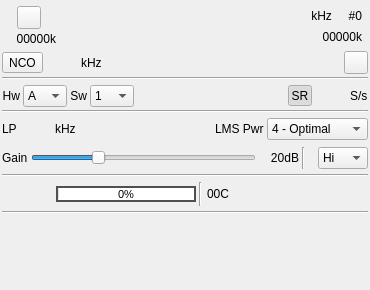
<?xml version="1.0" encoding="UTF-8"?>
<ui version="4.0">
 <class>XTRXOutputGUI</class>
 <widget class="QWidget" name="XTRXOutputGUI">
  <property name="geometry">
   <rect>
    <x>0</x>
    <y>0</y>
    <width>370</width>
    <height>290</height>
   </rect>
  </property>
  <property name="sizePolicy">
   <sizepolicy hsizetype="Minimum" vsizetype="Minimum">
    <horstretch>0</horstretch>
    <verstretch>0</verstretch>
   </sizepolicy>
  </property>
  <property name="minimumSize">
   <size>
    <width>360</width>
    <height>290</height>
   </size>
  </property>
  <property name="font">
   <font>
    <family>Liberation Sans</family>
    <pointsize>9</pointsize>
   </font>
  </property>
  <property name="windowTitle">
   <string>XTRX output</string>
  </property>
  <layout class="QVBoxLayout" name="verticalLayout">
   <property name="spacing">
    <number>3</number>
   </property>
   <property name="leftMargin">
    <number>2</number>
   </property>
   <property name="topMargin">
    <number>2</number>
   </property>
   <property name="rightMargin">
    <number>2</number>
   </property>
   <property name="bottomMargin">
    <number>2</number>
   </property>
   <item>
    <layout class="QHBoxLayout" name="horizontalLayout_freq">
     <property name="topMargin">
      <number>4</number>
     </property>
     <item>
      <layout class="QVBoxLayout" name="freqLeftLayout">
       <item>
        <layout class="QHBoxLayout" name="freqLeftTopLayout">
         <item>
          <widget class="ButtonSwitch" name="startStop">
           <property name="toolTip">
            <string>start/stop generation</string>
           </property>
           <property name="text">
            <string/>
           </property>
           <property name="icon">
            <iconset resource="../../../sdrgui/resources/res.qrc">
             <normaloff>:/play.png</normaloff>
             <normalon>:/stop.png</normalon>:/play.png</iconset>
           </property>
          </widget>
         </item>
        </layout>
       </item>
       <item>
        <layout class="QHBoxLayout" name="freqLeftBotLayout">
         <item>
          <widget class="QLabel" name="dacRateLabel">
           <property name="minimumSize">
            <size>
             <width>54</width>
             <height>0</height>
            </size>
           </property>
           <property name="toolTip">
            <string>ADC rate before hardware downsampling (k or MS/s)</string>
           </property>
           <property name="text">
            <string>00000k</string>
           </property>
           <property name="alignment">
            <set>Qt::AlignRight|Qt::AlignTrailing|Qt::AlignVCenter</set>
           </property>
          </widget>
         </item>
        </layout>
       </item>
      </layout>
     </item>
     <item>
      <spacer name="freqLeftSpacer">
       <property name="orientation">
        <enum>Qt::Horizontal</enum>
       </property>
       <property name="sizeHint" stdset="0">
        <size>
         <width>0</width>
         <height>0</height>
        </size>
       </property>
      </spacer>
     </item>
     <item>
      <widget class="ValueDial" name="centerFrequency" native="true">
       <property name="sizePolicy">
        <sizepolicy hsizetype="Maximum" vsizetype="Maximum">
         <horstretch>0</horstretch>
         <verstretch>0</verstretch>
        </sizepolicy>
       </property>
       <property name="minimumSize">
        <size>
         <width>32</width>
         <height>16</height>
        </size>
       </property>
       <property name="font">
        <font>
         <family>Liberation Mono</family>
         <pointsize>20</pointsize>
         <weight>50</weight>
         <bold>false</bold>
        </font>
       </property>
       <property name="cursor">
        <cursorShape>PointingHandCursor</cursorShape>
       </property>
       <property name="focusPolicy">
        <enum>Qt::StrongFocus</enum>
       </property>
       <property name="toolTip">
        <string>Main center frequency in kHz</string>
       </property>
      </widget>
     </item>
     <item>
      <layout class="QVBoxLayout" name="freqRightLayout">
       <property name="leftMargin">
        <number>6</number>
       </property>
       <property name="rightMargin">
        <number>6</number>
       </property>
       <item>
        <layout class="QHBoxLayout" name="freqRightTopLayout">
         <item>
          <widget class="QLabel" name="freqUnits">
           <property name="text">
            <string> kHz</string>
           </property>
          </widget>
         </item>
         <item>
          <widget class="QLabel" name="channelNumberText">
           <property name="minimumSize">
            <size>
             <width>20</width>
             <height>0</height>
            </size>
           </property>
           <property name="toolTip">
            <string>Channel number</string>
           </property>
           <property name="text">
            <string>#0</string>
           </property>
           <property name="alignment">
            <set>Qt::AlignRight|Qt::AlignTrailing|Qt::AlignVCenter</set>
           </property>
          </widget>
         </item>
        </layout>
       </item>
       <item>
        <layout class="QHBoxLayout" name="freqRightBotLayout">
         <item>
          <widget class="QLabel" name="deviceRateText">
           <property name="minimumSize">
            <size>
             <width>54</width>
             <height>0</height>
            </size>
           </property>
           <property name="toolTip">
            <string>Baseband I/Q sample rate kS/s</string>
           </property>
           <property name="text">
            <string>00000k</string>
           </property>
           <property name="alignment">
            <set>Qt::AlignRight|Qt::AlignTrailing|Qt::AlignVCenter</set>
           </property>
          </widget>
         </item>
        </layout>
       </item>
      </layout>
     </item>
    </layout>
   </item>
   <item>
    <layout class="QHBoxLayout" name="horizontalLayout">
     <property name="topMargin">
      <number>2</number>
     </property>
     <item>
      <widget class="ButtonSwitch" name="ncoEnable">
       <property name="toolTip">
        <string>Enable the TSP NCO</string>
       </property>
       <property name="text">
        <string>NCO</string>
       </property>
      </widget>
     </item>
     <item>
      <widget class="ValueDialZ" name="ncoFrequency" native="true">
       <property name="sizePolicy">
        <sizepolicy hsizetype="Maximum" vsizetype="Maximum">
         <horstretch>0</horstretch>
         <verstretch>0</verstretch>
        </sizepolicy>
       </property>
       <property name="minimumSize">
        <size>
         <width>32</width>
         <height>16</height>
        </size>
       </property>
       <property name="font">
        <font>
         <family>Liberation Mono</family>
         <pointsize>12</pointsize>
         <weight>50</weight>
         <bold>false</bold>
        </font>
       </property>
       <property name="cursor">
        <cursorShape>PointingHandCursor</cursorShape>
       </property>
       <property name="toolTip">
        <string>Center frequency with NCO engaged (kHz)</string>
       </property>
      </widget>
     </item>
     <item>
      <widget class="QLabel" name="ncoUnits">
       <property name="text">
        <string>kHz</string>
       </property>
      </widget>
     </item>
     <item>
      <spacer name="horizontalSpacer_2">
       <property name="orientation">
        <enum>Qt::Horizontal</enum>
       </property>
       <property name="sizeHint" stdset="0">
        <size>
         <width>40</width>
         <height>20</height>
        </size>
       </property>
      </spacer>
     </item>
     <item>
      <widget class="ExternalClockButton" name="extClock">
       <property name="toolTip">
        <string>External clock dialog</string>
       </property>
       <property name="text">
        <string/>
       </property>
       <property name="icon">
        <iconset resource="../../../sdrgui/resources/res.qrc">
         <normaloff>:/clocksource.png</normaloff>:/clocksource.png</iconset>
       </property>
      </widget>
     </item>
    </layout>
   </item>
   <item>
    <widget class="Line" name="line_lna">
     <property name="orientation">
      <enum>Qt::Horizontal</enum>
     </property>
    </widget>
   </item>
   <item>
    <layout class="QHBoxLayout" name="ncoSampleRateLayout">
     <property name="topMargin">
      <number>2</number>
     </property>
     <item>
      <widget class="QLabel" name="hwInterpLabel">
       <property name="text">
        <string>Hw</string>
       </property>
       <property name="alignment">
        <set>Qt::AlignRight|Qt::AlignTrailing|Qt::AlignVCenter</set>
       </property>
      </widget>
     </item>
     <item>
      <widget class="QComboBox" name="hwInterp">
       <property name="maximumSize">
        <size>
         <width>50</width>
         <height>16777215</height>
        </size>
       </property>
       <property name="toolTip">
        <string>TSP hardware decimation factor</string>
       </property>
       <property name="currentIndex">
        <number>0</number>
       </property>
       <item>
        <property name="text">
         <string>A</string>
        </property>
       </item>
       <item>
        <property name="text">
         <string>2</string>
        </property>
       </item>
       <item>
        <property name="text">
         <string>4</string>
        </property>
       </item>
       <item>
        <property name="text">
         <string>8</string>
        </property>
       </item>
       <item>
        <property name="text">
         <string>16</string>
        </property>
       </item>
       <item>
        <property name="text">
         <string>32</string>
        </property>
       </item>
      </widget>
     </item>
     <item>
      <widget class="QLabel" name="swInterpLabel">
       <property name="text">
        <string>Sw</string>
       </property>
       <property name="alignment">
        <set>Qt::AlignRight|Qt::AlignTrailing|Qt::AlignVCenter</set>
       </property>
      </widget>
     </item>
     <item>
      <widget class="QComboBox" name="swInterp">
       <property name="maximumSize">
        <size>
         <width>50</width>
         <height>16777215</height>
        </size>
       </property>
       <property name="toolTip">
        <string>Software decimation factor</string>
       </property>
       <property name="currentIndex">
        <number>0</number>
       </property>
       <item>
        <property name="text">
         <string>1</string>
        </property>
       </item>
       <item>
        <property name="text">
         <string>2</string>
        </property>
       </item>
       <item>
        <property name="text">
         <string>4</string>
        </property>
       </item>
       <item>
        <property name="text">
         <string>8</string>
        </property>
       </item>
       <item>
        <property name="text">
         <string>16</string>
        </property>
       </item>
       <item>
        <property name="text">
         <string>32</string>
        </property>
       </item>
       <item>
        <property name="text">
         <string>64</string>
        </property>
       </item>
      </widget>
     </item>
     <item>
      <spacer name="horizontalSpacer_4">
       <property name="orientation">
        <enum>Qt::Horizontal</enum>
       </property>
       <property name="sizeHint" stdset="0">
        <size>
         <width>40</width>
         <height>20</height>
        </size>
       </property>
      </spacer>
     </item>
     <item>
      <widget class="QToolButton" name="sampleRateMode">
       <property name="minimumSize">
        <size>
         <width>24</width>
         <height>0</height>
        </size>
       </property>
       <property name="maximumSize">
        <size>
         <width>24</width>
         <height>16777215</height>
        </size>
       </property>
       <property name="toolTip">
        <string>Toggle between device to host (SR) and base band (BB) sample rate input</string>
       </property>
       <property name="text">
        <string>SR</string>
       </property>
       <property name="checkable">
        <bool>true</bool>
       </property>
       <property name="checked">
        <bool>true</bool>
       </property>
      </widget>
     </item>
     <item>
      <widget class="ValueDial" name="sampleRate" native="true">
       <property name="sizePolicy">
        <sizepolicy hsizetype="Maximum" vsizetype="Maximum">
         <horstretch>0</horstretch>
         <verstretch>0</verstretch>
        </sizepolicy>
       </property>
       <property name="minimumSize">
        <size>
         <width>32</width>
         <height>16</height>
        </size>
       </property>
       <property name="font">
        <font>
         <family>Liberation Mono</family>
         <pointsize>12</pointsize>
         <weight>50</weight>
         <bold>false</bold>
        </font>
       </property>
       <property name="cursor">
        <cursorShape>PointingHandCursor</cursorShape>
       </property>
       <property name="toolTip">
        <string>Device to host sample rate</string>
       </property>
      </widget>
     </item>
     <item>
      <widget class="QLabel" name="samplerateUnit">
       <property name="text">
        <string>S/s</string>
       </property>
      </widget>
     </item>
    </layout>
   </item>
   <item>
    <widget class="Line" name="line_freq">
     <property name="orientation">
      <enum>Qt::Horizontal</enum>
     </property>
    </widget>
   </item>
   <item>
    <layout class="QHBoxLayout" name="lpfLayout">
     <property name="topMargin">
      <number>2</number>
     </property>
     <property name="bottomMargin">
      <number>2</number>
     </property>
     <item>
      <widget class="QLabel" name="lpfLabel">
       <property name="text">
        <string>LP</string>
       </property>
      </widget>
     </item>
     <item>
      <widget class="ValueDial" name="lpf" native="true">
       <property name="sizePolicy">
        <sizepolicy hsizetype="Maximum" vsizetype="Maximum">
         <horstretch>0</horstretch>
         <verstretch>0</verstretch>
        </sizepolicy>
       </property>
       <property name="minimumSize">
        <size>
         <width>32</width>
         <height>16</height>
        </size>
       </property>
       <property name="font">
        <font>
         <family>Liberation Mono</family>
         <pointsize>12</pointsize>
         <weight>50</weight>
         <bold>false</bold>
        </font>
       </property>
       <property name="cursor">
        <cursorShape>PointingHandCursor</cursorShape>
       </property>
       <property name="toolTip">
        <string>Analog lowpass filer bandwidth (kHz)</string>
       </property>
      </widget>
     </item>
     <item>
      <widget class="QLabel" name="lpfUnits">
       <property name="text">
        <string>kHz</string>
       </property>
      </widget>
     </item>
     <item>
      <spacer name="horizontalSpacer_6">
       <property name="orientation">
        <enum>Qt::Horizontal</enum>
       </property>
       <property name="sizeHint" stdset="0">
        <size>
         <width>40</width>
         <height>20</height>
        </size>
       </property>
      </spacer>
     </item>
     <item>
      <widget class="QLabel" name="pwrmodeLabel">
       <property name="text">
        <string>LMS Pwr</string>
       </property>
      </widget>
     </item>
     <item>
      <widget class="QComboBox" name="pwrmode">
       <property name="minimumSize">
        <size>
         <width>50</width>
         <height>0</height>
        </size>
       </property>
       <property name="toolTip">
        <string>Power mode</string>
       </property>
       <property name="currentIndex">
        <number>4</number>
       </property>
       <item>
        <property name="text">
         <string>0 - Save Max</string>
        </property>
       </item>
       <item>
        <property name="text">
         <string>1</string>
        </property>
       </item>
       <item>
        <property name="text">
         <string>2</string>
        </property>
       </item>
       <item>
        <property name="text">
         <string>3 - Economy</string>
        </property>
       </item>
       <item>
        <property name="text">
         <string>4 - Optimal</string>
        </property>
       </item>
       <item>
        <property name="text">
         <string>5</string>
        </property>
       </item>
       <item>
        <property name="text">
         <string>6</string>
        </property>
       </item>
       <item>
        <property name="text">
         <string>7 - Perf Max</string>
        </property>
       </item>
      </widget>
     </item>
    </layout>
   </item>
   <item>
    <layout class="QHBoxLayout" name="gainLayout">
     <property name="topMargin">
      <number>2</number>
     </property>
     <property name="bottomMargin">
      <number>2</number>
     </property>
     <item>
      <widget class="QLabel" name="gainLabel">
       <property name="text">
        <string>Gain</string>
       </property>
      </widget>
     </item>
     <item>
      <widget class="QSlider" name="gain">
       <property name="toolTip">
        <string>Global gain setting (dB)</string>
       </property>
       <property name="maximum">
        <number>70</number>
       </property>
       <property name="pageStep">
        <number>1</number>
       </property>
       <property name="value">
        <number>20</number>
       </property>
       <property name="orientation">
        <enum>Qt::Horizontal</enum>
       </property>
      </widget>
     </item>
     <item>
      <widget class="QLabel" name="gainText">
       <property name="minimumSize">
        <size>
         <width>40</width>
         <height>0</height>
        </size>
       </property>
       <property name="maximumSize">
        <size>
         <width>18</width>
         <height>16777215</height>
        </size>
       </property>
       <property name="toolTip">
        <string>Global gain (dB)</string>
       </property>
       <property name="text">
        <string>20dB</string>
       </property>
       <property name="alignment">
        <set>Qt::AlignRight|Qt::AlignTrailing|Qt::AlignVCenter</set>
       </property>
      </widget>
     </item>
     <item>
      <widget class="Line" name="line_4">
       <property name="orientation">
        <enum>Qt::Vertical</enum>
       </property>
      </widget>
     </item>
     <item>
      <widget class="QLabel" name="antennaLabel">
       <property name="pixmap">
        <pixmap resource="../../../sdrgui/resources/res.qrc">:/antenna.png</pixmap>
       </property>
      </widget>
     </item>
     <item>
      <widget class="QComboBox" name="antenna">
       <property name="minimumSize">
        <size>
         <width>50</width>
         <height>0</height>
        </size>
       </property>
       <property name="maximumSize">
        <size>
         <width>50</width>
         <height>16777215</height>
        </size>
       </property>
       <property name="toolTip">
        <string>Antenna select: No: none, Lo: 700:900M, Hi: 2:2.6G, Wi: wideband, T1: Tx1 LB, T2: Tx2 LB</string>
       </property>
       <item>
        <property name="text">
         <string>Hi</string>
        </property>
       </item>
       <item>
        <property name="text">
         <string>Wi</string>
        </property>
       </item>
      </widget>
     </item>
    </layout>
   </item>
   <item>
    <widget class="Line" name="line">
     <property name="orientation">
      <enum>Qt::Horizontal</enum>
     </property>
    </widget>
   </item>
   <item>
    <layout class="QHBoxLayout" name="statusLayout">
     <property name="topMargin">
      <number>2</number>
     </property>
     <property name="bottomMargin">
      <number>2</number>
     </property>
     <item>
      <widget class="QLabel" name="streamStatusLabel">
       <property name="minimumSize">
        <size>
         <width>24</width>
         <height>24</height>
        </size>
       </property>
       <property name="maximumSize">
        <size>
         <width>24</width>
         <height>24</height>
        </size>
       </property>
       <property name="toolTip">
        <string>Green when stream is reporting data</string>
       </property>
       <property name="text">
        <string/>
       </property>
       <property name="pixmap">
        <pixmap resource="../../../sdrgui/resources/res.qrc">:/stream.png</pixmap>
       </property>
      </widget>
     </item>
     <item>
      <widget class="QLabel" name="gpsStatusLabel">
       <property name="minimumSize">
        <size>
         <width>24</width>
         <height>24</height>
        </size>
       </property>
       <property name="maximumSize">
        <size>
         <width>24</width>
         <height>24</height>
        </size>
       </property>
       <property name="toolTip">
        <string>Green when GPS is locked</string>
       </property>
       <property name="text">
        <string/>
       </property>
       <property name="pixmap">
        <pixmap resource="../../../sdrgui/resources/res.qrc">:/gps.png</pixmap>
       </property>
      </widget>
     </item>
     <item>
      <widget class="QProgressBar" name="fifoBar">
       <property name="maximumSize">
        <size>
         <width>16777215</width>
         <height>16</height>
        </size>
       </property>
       <property name="font">
        <font>
         <pointsize>8</pointsize>
        </font>
       </property>
       <property name="toolTip">
        <string>FIFO fill status</string>
       </property>
       <property name="styleSheet">
        <string notr="true">QProgressBar{border: 2px solid rgb(79, 79, 79); text-align: center;}
QToolTip{background-color: white; color: black;}</string>
       </property>
       <property name="value">
        <number>0</number>
       </property>
      </widget>
     </item>
     <item>
      <widget class="Line" name="line_2">
       <property name="orientation">
        <enum>Qt::Vertical</enum>
       </property>
      </widget>
     </item>
     <item>
      <widget class="QLabel" name="temperatureText">
       <property name="minimumSize">
        <size>
         <width>24</width>
         <height>0</height>
        </size>
       </property>
       <property name="toolTip">
        <string>Board temperature (degrees C)</string>
       </property>
       <property name="text">
        <string>00C</string>
       </property>
       <property name="alignment">
        <set>Qt::AlignRight|Qt::AlignTrailing|Qt::AlignVCenter</set>
       </property>
      </widget>
     </item>
     <item>
      <spacer name="horizontalSpacer_3">
       <property name="orientation">
        <enum>Qt::Horizontal</enum>
       </property>
       <property name="sizeHint" stdset="0">
        <size>
         <width>40</width>
         <height>20</height>
        </size>
       </property>
      </spacer>
     </item>
    </layout>
   </item>
   <item>
    <widget class="Line" name="line_vga2">
     <property name="orientation">
      <enum>Qt::Horizontal</enum>
     </property>
    </widget>
   </item>
   <item>
    <layout class="QHBoxLayout" name="padLayout">
     <item>
      <spacer name="verticalPadSpacer">
       <property name="orientation">
        <enum>Qt::Vertical</enum>
       </property>
       <property name="sizeHint" stdset="0">
        <size>
         <width>20</width>
         <height>40</height>
        </size>
       </property>
      </spacer>
     </item>
    </layout>
   </item>
  </layout>
 </widget>
 <customwidgets>
  <customwidget>
   <class>ValueDial</class>
   <extends>QWidget</extends>
   <header>gui/valuedial.h</header>
   <container>1</container>
  </customwidget>
  <customwidget>
   <class>ButtonSwitch</class>
   <extends>QToolButton</extends>
   <header>gui/buttonswitch.h</header>
  </customwidget>
  <customwidget>
   <class>ExternalClockButton</class>
   <extends>QToolButton</extends>
   <header>gui/externalclockbutton.h</header>
  </customwidget>
  <customwidget>
   <class>ValueDialZ</class>
   <extends>QWidget</extends>
   <header>gui/valuedialz.h</header>
   <container>1</container>
  </customwidget>
 </customwidgets>
 <resources>
  <include location="../../../sdrgui/resources/res.qrc"/>
 </resources>
 <connections/>
</ui>
